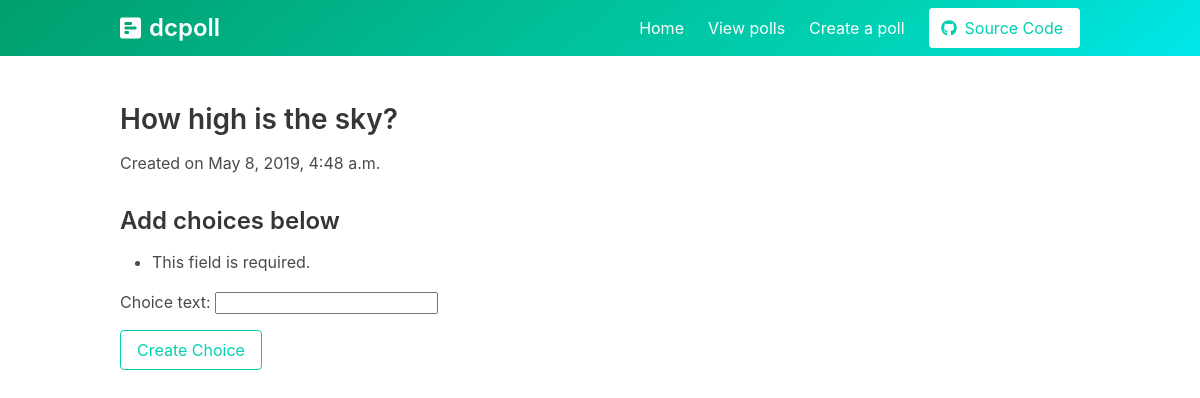
The app's page /polls/create-choice/1/, older data.
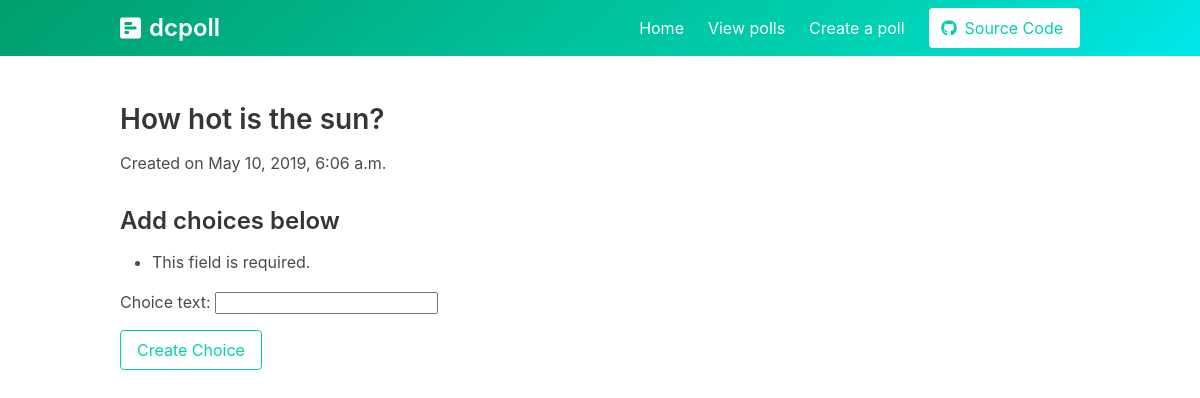
The same page, newer data.
### polls/models.py (models this page shows, shortened)
class Question(models.Model):
    question_text = models.CharField(max_length=200)
    category = models.CharField(max_length=3,
                                choices=choices,
                                default='Other')
    author = models.CharField(max_length=60, default='Anonymous')
    pub_date = models.DateTimeField(auto_now=True)

### polls/views.py (the view, shortened to what this page needs)
# urls.py: path('polls/create-choice/<int:question_id>/', polls_create_choice, name='polls-create-choice'),
def polls_create_choice(request, question_id):
    form = RawChoiceForm(request.GET)
    errors = None
    question = Question.objects.get(id=question_id)
    context = {'title':'Polls Create Choices','form': form, 'errors':errors, 'question':question}
    return render(request, 'create-choice.html', context)

### polls/forms.py
class RawChoiceForm(forms.Form):
	choice_text = forms.CharField()

### templates/create-choice.html
{% extends 'base.html' %}
{% block content %}
<section class="hero is-primary is-bold">
	{% include 'navbar.html' %}
</section>
<section class="section">
	<section class="container">
		<article class="content">
			<h2>{{ question.question_text }}</h2>
			<p>Created on {{question.pub_date}}</p>
			<h3>Add choices below</h3>
			<form class="form" method='POST'> {% csrf_token %}
				{{ form.as_p }}
				<input class="button is-primary is-outlined" type="submit" value="Create Choice">
			</form>
		</article>
	</section>
</section>
{% endblock content %}

Row changes from the older to the newer data that the page shows:
changed Question: question_text "How high is the sky?" → "How hot is the sun?"; pub_date "May 8, 2019, 4:48 a.m." → "May 10, 2019, 6:06 a.m."
